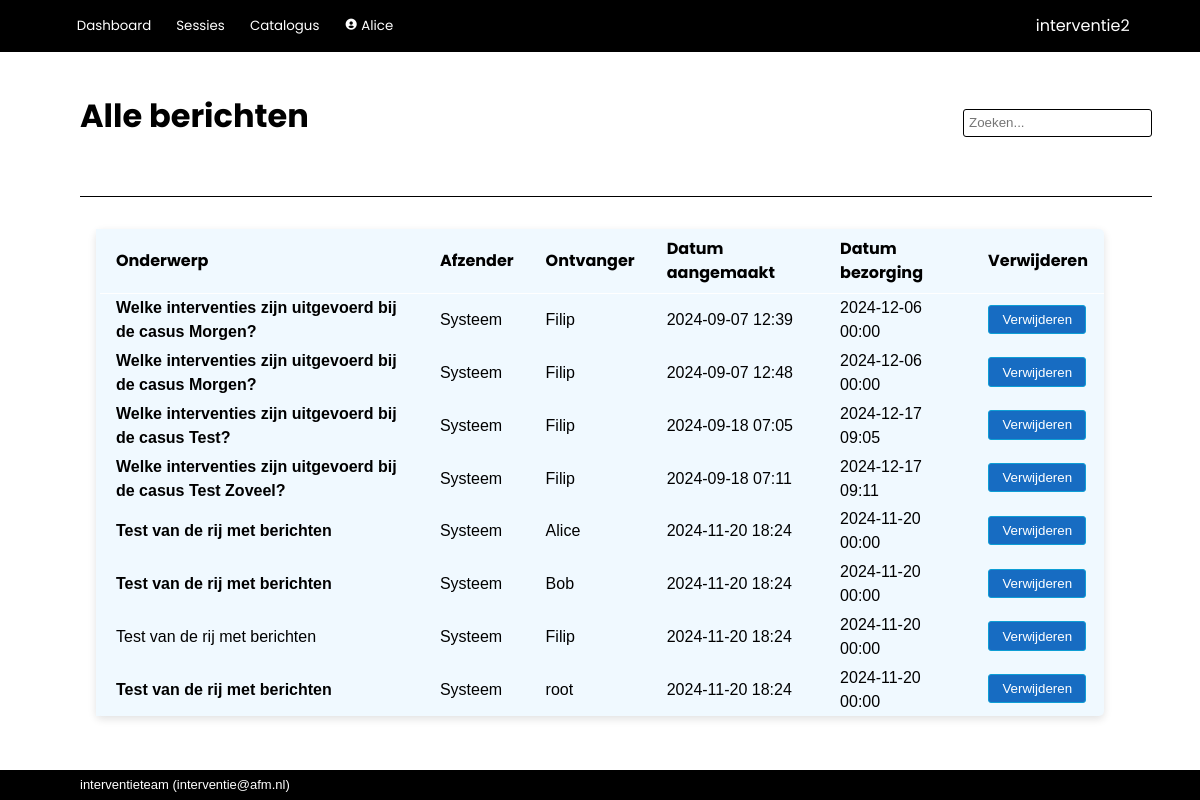
The page /admin/messages (signed in) on the database its author committed.
### interventie2/models.py (models this page shows, shortened)
class User(db.Model, UserMixin):
    __tablename__ = 'users'
    id            = db.Column(db.Integer, primary_key=True)
    name          = db.Column(db.String(80), nullable=False, unique=True)
    password      = db.Column(db.String(200), nullable=False)
    role_id       = db.Column(db.Integer, db.ForeignKey('roles.id'), nullable=False, default=4) #references roles.id
    description   = db.Column(db.String(2000), nullable=False, default="")
    email         = db.Column(db.String(254))
    link          = db.Column(db.String(1000))
    active        = db.Column(db.Boolean, nullable=False, default=True)
    date_created  = db.Column(db.DateTime(timezone=True), server_default=func.now())
    last_seen     = db.Column(db.DateTime(timezone=True), server_default=func.now())
    role = relationship('Role')
    messages = relationship('Message', back_populates='recipient', foreign_keys="Message.recipient_id", cascade='all, delete-orphan')
    messages_sent = relationship('Message', back_populates='sender', foreign_keys="Message.sender_id")
    worksession = relationship('Worksession', back_populates='creator')
    plan = relationship('Plan', back_populates='creator')
    allowed_worksessions = relationship('Worksession', secondary='worksession_access', back_populates='allowed_users')
    owned_instruments = relationship('Instrument', back_populates='owner')
    def unread_messages(self):
        return sum(1 for message in self.messages if (message.unread) and (message.deliver_after.date() <= date.today()))
    def unread_message_alert(self):
        return self.unread_messages() > 0

class Message(db.Model):
    __tablename__ = 'messages'
    id            = db.Column(db.Integer, primary_key=True)
    date_created  = db.Column(db.DateTime(timezone=True), server_default=func.now())
    deliver_after = db.Column(db.DateTime(timezone=True), server_default=func.now())
    subject       = db.Column(db.String(500), nullable=False, default="")
    body          = db.Column(db.String(2000), nullable=False, default="")
    sender_id     = db.Column(db.Integer, db.ForeignKey('users.id'))
    recipient_id  = db.Column(db.Integer, db.ForeignKey('users.id'), nullable=False)
    unread        = db.Column(db.Boolean, nullable=False, default=True)
    archived      = db.Column(db.Boolean, nullable=False, default=True)
    system        = db.Column(db.Boolean, nullable=False, default=True)
    sender = relationship('User', foreign_keys=[sender_id])
    recipient = relationship('User', foreign_keys=[recipient_id])

### interventie2/admin/routes.py (the view)
@admin.route('/messages')
@login_required
def all_messages():
    messages = Message.query.order_by(Message.id)
    return render_template('admin/all_messages.html', messages=messages, user=current_user)

### interventie2/models.py (called while the page is built)
@login_manager.user_loader
def load_user(user_id):
    return User.query.get(user_id)

### interventie2/admin/templates/admin/all_messages.html (shortened to what this page needs)
{% extends 'base.html' %}
{% block page_title %}
    Alle berichten
{% endblock %}
{% block body %}
    <table>
        <tr>
            <th>Onderwerp</th>
            <th>Afzender</th>
            <th>Ontvanger</th>
            <th>Datum aangemaakt</th>
            <th>Datum bezorging</th>
            <th>Verwijderen</th>
        </tr>
        {% for message in messages %}
            <tr>
                <td><a href="{{ url_for('admin.message', message_id=message.id) }}" {% if message.unread %} class="unread"{% endif %}>{{ message.subject }}</a></td>
                <td>
                    {% if message.system %}
                        Systeem
                    {% else %}
                        {{ message.sender.name }}
                    {% endif %}
                </td>
                <td>{{ message.recipient.name }}</td>
                <td>{{ message.date_created.strftime('%Y-%m-%d %H:%M')}}</td>
                <td>
                        {{ message.deliver_after.strftime('%Y-%m-%d %H:%M') }}
                </td>
                <td><button>{{ macro.confirm_redirect( "Verwijderen", "Wilt u dit bericht verwijderen?", url_for('admin.delete_message', message_id=message.id) ) }}</button></td>
            </tr>
        {% endfor %}
        </table>
{% endblock %}

### interventie2/templates/base.html (shortened to what this page needs)
<!DOCTYPE html>
<html lang="en">
    <head>
        <link rel="stylesheet" href="{{ url_for('static', filename='css/styles.css')}}">
        <link href="https://unpkg.com/boxicons@2.1.2/css/boxicons.min.css" rel="stylesheet">
    </head>
    <body>
        {% import 'jinja_macros.html' as macro %}
        <header>
            <div class="logo">{{ config['APP_NAME'] }}</div>
            <div class="modes">
                {% if current_user.is_authenticated %}
                    <button>
                        <a href="{{ url_for('main.index') }}">Dashboard</a>
                    </button>
                    <button>
                        <a href="{{ url_for('main.worksessions') }}">Sessies</a>
                    </button>
                    <button>
                        <a href="{{ url_for('catalog.index') }}">Catalogus</a>
                    </button>
                    <button>
                        <a href="{{ url_for('admin.user', id=current_user.id) }}"><i class='bx bxs-user-circle'></i>
                            {{ current_user.name }}
                        </a>
                    </button>
                {% else %}
                    <button>
                        <a href="{{ url_for('main.login') }}">Login</a>
                    </button>
                {% endif %}
            </div>
        </header>
        <nav>
            <div class="title">{% block page_title %}{% endblock %}</div>
            {% if current_user.is_authenticated %}
                <form action="/analysis/search" method="get" class="search">
                    <input id="search" type="search"  name="q" value="{{ request.args.get('q') or '' }}" placeholder="Zoeken...">
                </form>
            {% endif %}
            <div class="tabs">{% block tabs %}{% endblock %}</div>
        </nav>
        <main>
            <section>{% block body %}{% endblock %}</section>
        </main>
        <footer>{{ config['MAINTAINER'] }} (<a href="mailto:{{ config['MAINTAINER_EMAIL'] }}">{{ config['MAINTAINER_EMAIL'] }}</a>)</footer>
    </body>
</html>

### interventie2/templates/jinja_macros.html (shortened to what this page needs)
{% macro confirm_redirect(link_name, message, address) %}
    <a href="#" onclick="
        var message = &quot; {{ message }} &quot; ;
        var address = &quot; {{ address }} &quot; ;
        var result = confirm(message);
        if (result == true) { window.location.href = address } ;
        return false;
        ">
        {{ link_name }}
    </a>
{%- endmacro %}

### interventie2/static/css/styles.css (style rules this page uses)
:root { --dark-blue: #0f2841; --light-blue: #0e9ed5; --green: #3b7d23; --red: red; --highlight: #195fa6; --mid-grey: #0e9ed5; --object: #f0f9ff; --alert: red; --button-bg: #176cc2; --button-fg: white; }
html, body { font-family: sans-serif; line-height: 1.5em; padding: 0px; margin: 0px; }
a { color: inherit; text-decoration: none; }
button { border: 1px solid var(--mid-grey); background-color: var(--button-bg); color: var(--button-fg); min-height: 2.2em; border-radius: 3px; min-width: 7em; padding-left: 1em; padding-right: 1em; margin-bottom: 2px; }
button a { text-decoration: none; }
input { background-color: white;; border: 1px solid var(--mid-grey); font-size: inherit; min-height: 1.7rem; margin-bottom: 2px; }
table { background: var(--object); border-radius: 5px; border-collapse: collapse; box-shadow: rgba(0, 0, 0, 0.12) 0px 3px 8px; }
th { border-bottom: 1px solid white; color: black; font-weight: bold; font-family: "Poppins", sans-serif; padding: 0.5em 1em; text-align: left; }
td { padding: 0.15em 1em; }
tbody tr { border-left: 4px solid var(--object); transition:all 0.25s ease; }
body { display: grid; height: 100vh; grid-template-rows: min-content min-content auto min-content; grid-template-areas: "header" "nav" "main" "footer"; }
header { grid-area: header; background-color: black; display: grid; grid-template-columns: auto min-content; grid-template-rows: auto; grid-template-areas: "modes logo"; color: white; align-items: center; padding: 0.6rem 4.4rem; font-family: "Poppins", sans-serif; }
header a { text-decoration: none; font-family: "Poppins", sans-serif; }
.logo { grid-area: logo; }
.modes { grid-area: modes; padding: 0px; margin: 0px; }
.modes button { background: inherit; outline: none; cursor: pointer; padding: 0.4rem 0.4rem; margin: 0 0.5rem 0 0; border: none; border-radius: 0px; color: white; font-family: "Poppins", sans-serif; font-size: smaller; min-width: 0; }
.modes a { text-decoration: none; }
nav { grid-area: nav; display: grid; grid-template-columns: 1fr auto; grid-template-areas: "title search" "steps steps" "tabs tabs "; align-items: center; margin: 3rem 3rem 1rem 5rem; }
.title { grid-area: title; font-family: "Poppins", sans-serif; color: black; font-size: xx-large; font-weight: bold; padding: 0 0 1rem 0; line-height: 1em; }
.search { grid-area: search; display: flex; align-items: center; text-decoration: none; border: none; }
.search input { background-color: white;; border: 1px solid black; border-radius: 3px; padding: 5px; font-size: smaller; height: 1.7rem; }
.tabs { grid-area: tabs; display: flex; padding-top: 3rem; overflow: hidden; font-size: inherit; border-bottom: 1px solid black; }
main { grid-area: main; padding: 1rem 5rem; display: grid; grid-template-columns: min-content 100%; grid-template-areas: "aside section "; overflow-y: auto; }
section { grid-area: section; padding: 0; margin-left: 1rem; margin-right: 1rem; }
footer { grid-area: footer; background-color: black; color: white; align-items: center; padding: 0.2rem 5rem; font-size: small; }
.unread { font-weight: bold; }

### rows shown on the page
User: name "Alice"
Message: subject "Welke interventies zijn uitgevoerd bij de casus Morgen?", system "Systeem", recipient.name "Filip", date_created "2024-09-07 12:39", deliver_after "2024-12-06 00:00", link_name "Verwijderen"
Message: subject "Welke interventies zijn uitgevoerd bij de casus Morgen?", system "Systeem", recipient.name "Filip", date_created "2024-09-07 12:48", deliver_after "2024-12-06 00:00", link_name "Verwijderen"
Message: subject "Welke interventies zijn uitgevoerd bij de casus Test?", system "Systeem", recipient.name "Filip", date_created "2024-09-18 07:05", deliver_after "2024-12-17 09:05", link_name "Verwijderen"
Message: subject "Welke interventies zijn uitgevoerd bij de casus Test Zoveel?", system "Systeem", recipient.name "Filip", date_created "2024-09-18 07:11", deliver_after "2024-12-17 09:11", link_name "Verwijderen"
Message: subject "Test van de rij met berichten", system "Systeem", recipient.name "Alice", date_created "2024-11-20 18:24", deliver_after "2024-11-20 00:00", link_name "Verwijderen"
Message: subject "Test van de rij met berichten", system "Systeem", recipient.name "Bob", date_created "2024-11-20 18:24", deliver_after "2024-11-20 00:00", link_name "Verwijderen"
Message: subject "Test van de rij met berichten", system "Systeem", recipient.name "Filip", date_created "2024-11-20 18:24", deliver_after "2024-11-20 00:00", link_name "Verwijderen"
Message: subject "Test van de rij met berichten", system "Systeem", recipient.name "root", date_created "2024-11-20 18:24", deliver_after "2024-11-20 00:00", link_name "Verwijderen"
User: MAINTAINER_EMAIL "interventie@afm.nl"

### other values the page prints
{{ config['APP_NAME'] }} "interventie2"
{{ config['MAINTAINER'] }} "interventieteam"
